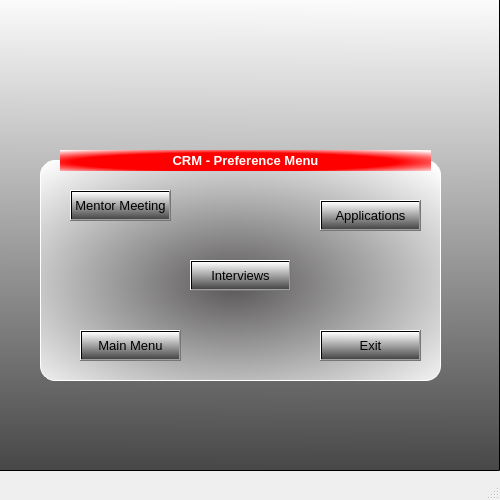
<?xml version="1.0" encoding="UTF-8"?>
<ui version="4.0">
 <class>MainWindow</class>
 <widget class="QMainWindow" name="MainWindow">
  <property name="geometry">
   <rect>
    <x>0</x>
    <y>0</y>
    <width>500</width>
    <height>500</height>
   </rect>
  </property>
  <property name="minimumSize">
   <size>
    <width>500</width>
    <height>500</height>
   </size>
  </property>
  <property name="maximumSize">
   <size>
    <width>500</width>
    <height>500</height>
   </size>
  </property>
  <property name="windowTitle">
   <string>Preference Menu</string>
  </property>
  <widget class="QWidget" name="centralwidget">
   <widget class="QFrame" name="preference_menu_frame">
    <property name="geometry">
     <rect>
      <x>-10</x>
      <y>-10</y>
      <width>510</width>
      <height>481</height>
     </rect>
    </property>
    <property name="maximumSize">
     <size>
      <width>510</width>
      <height>500</height>
     </size>
    </property>
    <property name="styleSheet">
     <string notr="true">background-color: qlineargradient(spread:pad, x1:0.489, y1:1, x2:0.494, y2:0, stop:0 rgba(71, 71, 71, 255), stop:1 rgba(255, 255, 255, 255));</string>
    </property>
    <property name="frameShape">
     <enum>QFrame::StyledPanel</enum>
    </property>
    <property name="frameShadow">
     <enum>QFrame::Raised</enum>
    </property>
    <widget class="QLabel" name="werhere_logo_label">
     <property name="geometry">
      <rect>
       <x>10</x>
       <y>20</y>
       <width>491</width>
       <height>101</height>
      </rect>
     </property>
     <property name="styleSheet">
      <string notr="true">background-color: rgba(255, 255, 255, 0)</string>
     </property>
     <property name="text">
      <string/>
     </property>
     <property name="pixmap">
      <pixmap>images/werhere_image.png</pixmap>
     </property>
     <property name="scaledContents">
      <bool>true</bool>
     </property>
    </widget>
    <widget class="QGroupBox" name="groupBox">
     <property name="geometry">
      <rect>
       <x>50</x>
       <y>170</y>
       <width>401</width>
       <height>221</height>
      </rect>
     </property>
     <property name="styleSheet">
      <string notr="true">
QGroupBox{
	border-radius : 15px;
background-color: qradialgradient(spread:pad, cx:0.488409, cy:0.557, radius:0.73, fx:0.482955, fy:0.568909, stop:0 rgba(89, 87, 87, 255), stop:1 rgba(255, 255, 255, 255));
    border: 1px solid rgb(255, 255, 255);
}</string>
     </property>
     <property name="title">
      <string/>
     </property>
     <widget class="QPushButton" name="bact_menu_pushButton">
      <property name="geometry">
       <rect>
        <x>40</x>
        <y>170</y>
        <width>101</width>
        <height>31</height>
       </rect>
      </property>
      <property name="font">
       <font>
        <family>Arial</family>
        <pointsize>10</pointsize>
        <bold>false</bold>
       </font>
      </property>
      <property name="cursor">
       <cursorShape>PointingHandCursor</cursorShape>
      </property>
      <property name="styleSheet">
       <string notr="true">
QPushButton:hover{
   border-radius : 6px;
	color: rgb(255, 255, 255);
	background-color:  ;
	background-color: rgb(218, 30, 60);
    border: 1px solid rgb(255, 255, 255);

}

QPushButton:pressed {
                    background-color: rgb(255, 255, 255);
                    color: rgb(0, 0, 255);
                    }</string>
      </property>
      <property name="text">
       <string>Main Menu</string>
      </property>
     </widget>
     <widget class="QPushButton" name="exit_pushButton">
      <property name="geometry">
       <rect>
        <x>280</x>
        <y>170</y>
        <width>101</width>
        <height>31</height>
       </rect>
      </property>
      <property name="font">
       <font>
        <family>Arial</family>
        <pointsize>10</pointsize>
        <bold>false</bold>
       </font>
      </property>
      <property name="cursor">
       <cursorShape>PointingHandCursor</cursorShape>
      </property>
      <property name="styleSheet">
       <string notr="true">
QPushButton:hover{
   border-radius : 6px;
	color: rgb(255, 255, 255);
	background-color:  ;
	background-color: rgb(218, 30, 60);
    border: 1px solid rgb(255, 255, 255);

}

QPushButton:pressed {
                    background-color: rgb(255, 255, 255);
                    color: rgb(0, 0, 255);
                    }</string>
      </property>
      <property name="text">
       <string>Exit</string>
      </property>
     </widget>
     <widget class="QPushButton" name="interviews_pushButton">
      <property name="geometry">
       <rect>
        <x>150</x>
        <y>100</y>
        <width>101</width>
        <height>31</height>
       </rect>
      </property>
      <property name="font">
       <font>
        <family>Arial</family>
        <pointsize>10</pointsize>
        <bold>false</bold>
       </font>
      </property>
      <property name="cursor">
       <cursorShape>PointingHandCursor</cursorShape>
      </property>
      <property name="styleSheet">
       <string notr="true">
QPushButton:hover{
   border-radius : 6px;
	color: rgb(255, 255, 255);
	background-color:  ;
	background-color: rgb(218, 30, 60);
    border: 1px solid rgb(255, 255, 255);

}

QPushButton:pressed {
                    background-color: rgb(255, 255, 255);
                    color: rgb(0, 0, 255);
                    }</string>
      </property>
      <property name="text">
       <string>Interviews</string>
      </property>
     </widget>
     <widget class="QPushButton" name="mentor_meeting_pushButton">
      <property name="geometry">
       <rect>
        <x>30</x>
        <y>30</y>
        <width>101</width>
        <height>31</height>
       </rect>
      </property>
      <property name="font">
       <font>
        <family>Arial</family>
        <pointsize>10</pointsize>
        <bold>false</bold>
       </font>
      </property>
      <property name="cursor">
       <cursorShape>PointingHandCursor</cursorShape>
      </property>
      <property name="styleSheet">
       <string notr="true">
QPushButton:hover{
   border-radius : 6px;
	color: rgb(255, 255, 255);
	background-color:  ;
	background-color: rgb(218, 30, 60);
    border: 1px solid rgb(255, 255, 255);

}

QPushButton:pressed {
                    background-color: rgb(255, 255, 255);
                    color: rgb(0, 0, 255);
                    }</string>
      </property>
      <property name="text">
       <string>Mentor Meeting</string>
      </property>
     </widget>
     <widget class="QPushButton" name="applications_pushButton">
      <property name="geometry">
       <rect>
        <x>280</x>
        <y>40</y>
        <width>101</width>
        <height>31</height>
       </rect>
      </property>
      <property name="font">
       <font>
        <family>Arial</family>
        <pointsize>10</pointsize>
        <bold>false</bold>
       </font>
      </property>
      <property name="cursor">
       <cursorShape>PointingHandCursor</cursorShape>
      </property>
      <property name="styleSheet">
       <string notr="true">
QPushButton:hover{
   border-radius : 6px;
	color: rgb(255, 255, 255);
	background-color:  ;
	background-color: rgb(218, 30, 60);
    border: 1px solid rgb(255, 255, 255);

}

QPushButton:pressed {
                    background-color: rgb(255, 255, 255);
                    color: rgb(0, 0, 255);
                    }</string>
      </property>
      <property name="text">
       <string>Applications</string>
      </property>
     </widget>
    </widget>
    <widget class="QLabel" name="label">
     <property name="geometry">
      <rect>
       <x>70</x>
       <y>160</y>
       <width>371</width>
       <height>21</height>
      </rect>
     </property>
     <property name="styleSheet">
      <string notr="true">background-color: qradialgradient(spread:reflect, cx:0.477, cy:0.568, radius:0.73, fx:0.46, fy:0.575, stop:0.602273 rgba(255, 0, 0, 255), stop:1 rgba(255, 255, 255, 255));</string>
     </property>
     <property name="frameShadow">
      <enum>QFrame::Sunken</enum>
     </property>
     <property name="text">
      <string>&lt;html&gt;&lt;head/&gt;&lt;body&gt;&lt;p align=&quot;center&quot;&gt;&lt;span style=&quot; font-family:'__Inter_46a1ea','__Inter_Fallback_46a1ea','system-ui','arial'; font-size:10pt; font-weight:600; color:#ffffff;&quot;&gt;CRM - Preference Menu&lt;/span&gt;&lt;/p&gt;&lt;/body&gt;&lt;/html&gt;</string>
     </property>
    </widget>
   </widget>
  </widget>
  <widget class="QMenuBar" name="menubar">
   <property name="geometry">
    <rect>
     <x>0</x>
     <y>0</y>
     <width>500</width>
     <height>22</height>
    </rect>
   </property>
  </widget>
  <widget class="QStatusBar" name="statusbar"/>
 </widget>
 <resources/>
 <connections/>
</ui>
